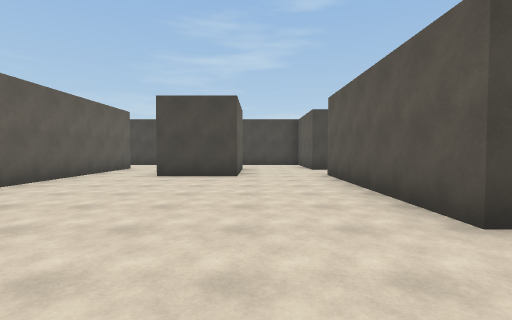
view 1 (above)

24 first-person views from a walk through a scene from a Unity 3-D project. The camera is 1.4 m above the floor, tilts 2° down and sees 85° across. The floor is counted in squares, 2.3 m on a side. Each view is taken from the middle of a square. On the plan, view 1 faces up. The plan holds only what a view shows up to about 9 squares ahead; the rest is blank. The place goes on beyond the plan. The player is left out. Some animated figures are left out. Door leaves are left out, so doorways stand open. Surface patterns are stand-ins for the level's own textures.

view 2
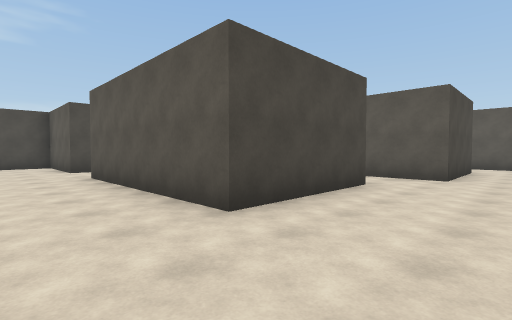

view 3
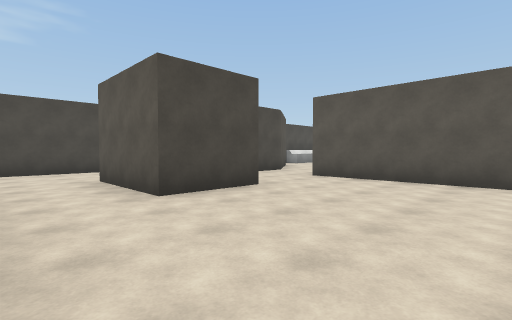

view 4
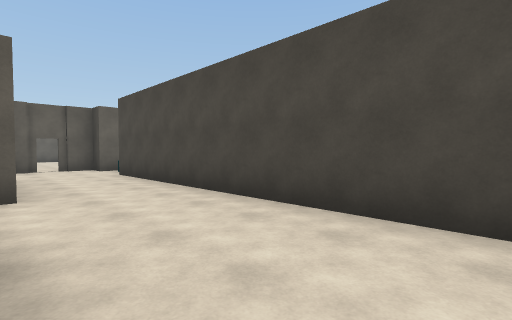

view 5
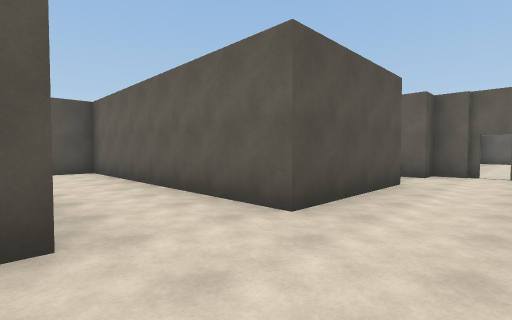

view 6
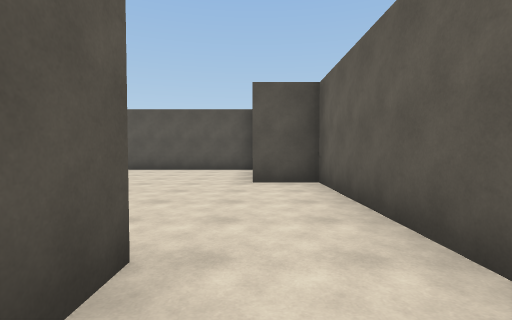

view 7
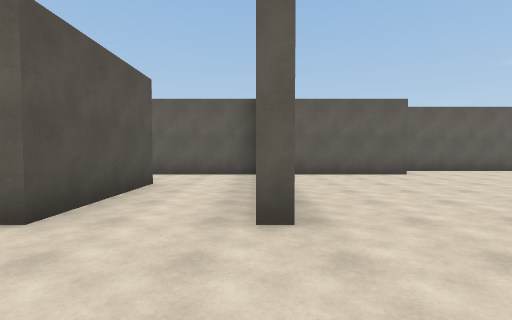

view 8
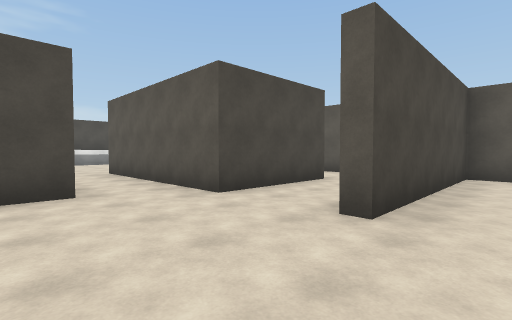

view 9
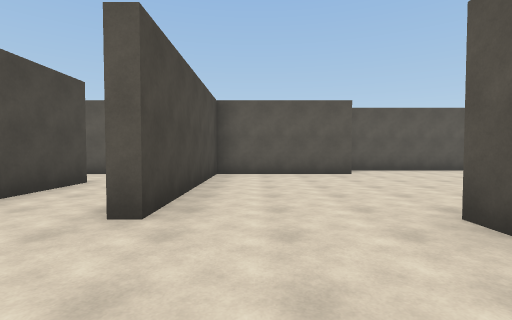

view 10
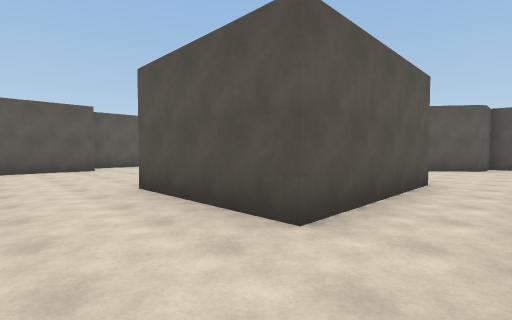

view 11
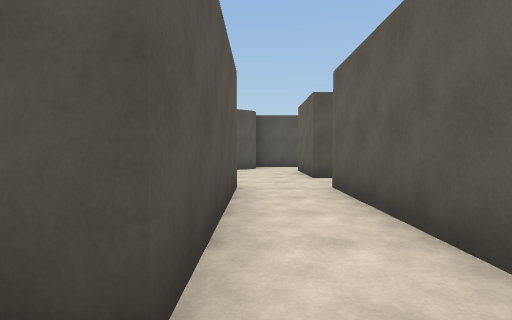

view 12
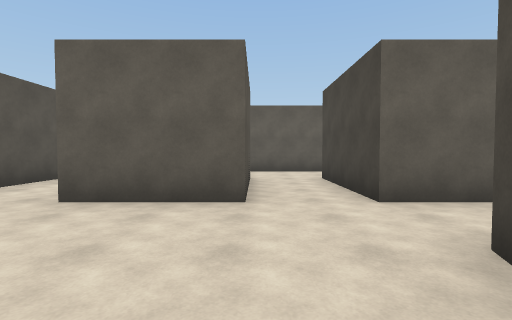

view 13
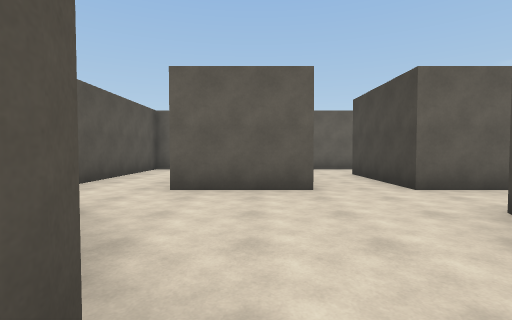

view 14
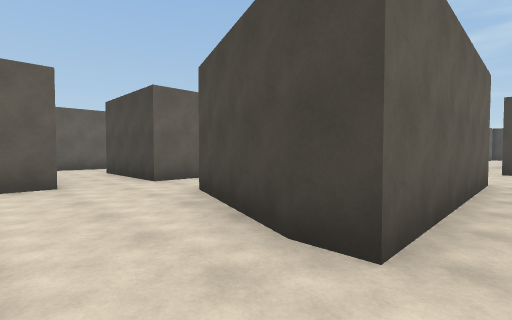

view 15
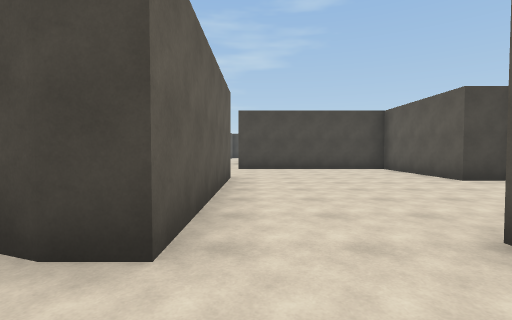

view 16
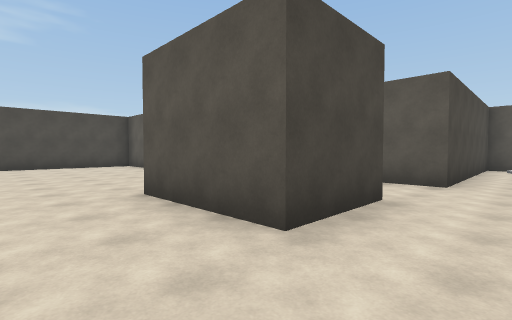

view 17
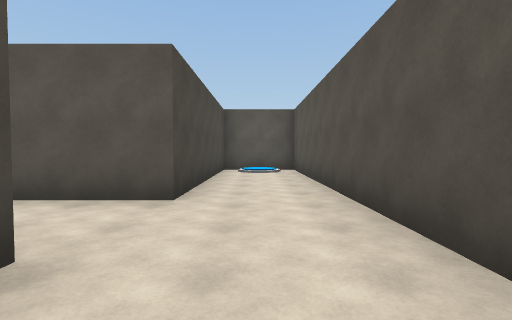

view 18
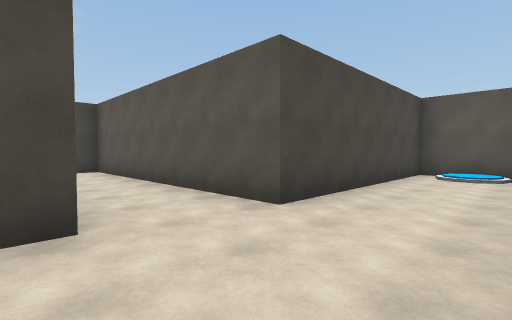

view 19
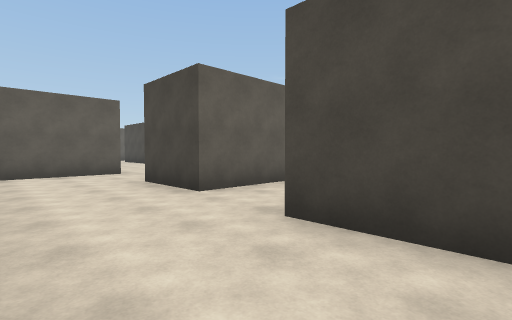

view 20
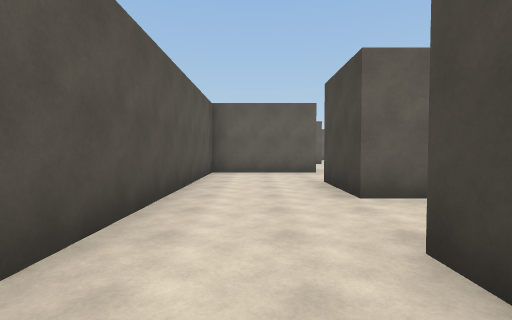

view 21
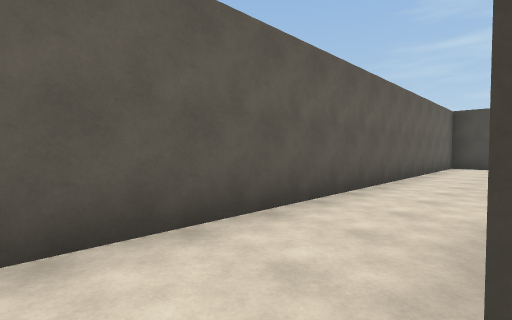

view 22
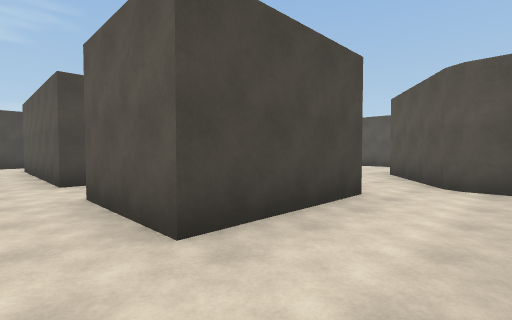

view 23
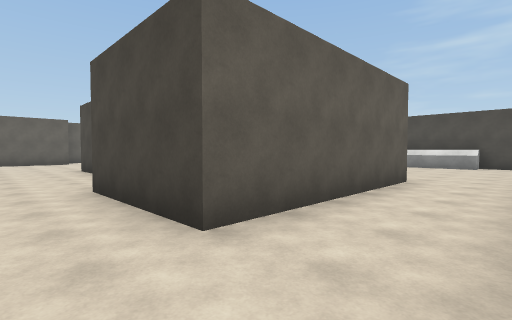

view 24
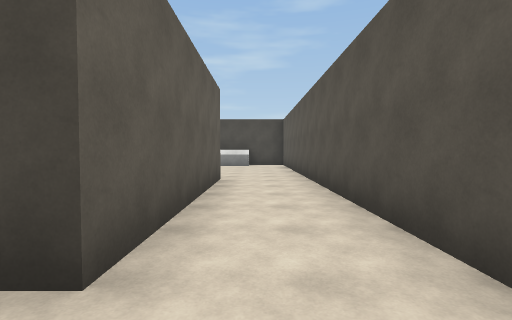

### Floor plan
Points are (right, up) in squares from view 1. A wall is a line through its corners. A room is listed if a view was taken in it or the views show most of it. See-through windows are left out.
Room 1 (views 1, 2, 3, 4, 5, 6)
walls: (-0.4, 6.5) (-2.3, 6.5) (-2.3, 9); (-0.4, 8.9) (-0.4, 6.8); (1.8, 2.1) (1.8, 6.9); (2.8, 8.7) (1.8, 8.7); (-0.5, 11.5) (-7.4, 11.5); (-7.4, 9.3) (-4.2, 9.3) (-4.2, 2.8) (-2.9, 2.8) (-2.9, -0.1); (-3, -0.7) (1, -0.7); (-9.5, 10.2) (-9.5, 9.3) (-8.9, 9.3) (-8.9, 8.8); (-8.9, 12.1) (-8.9, 11.5) (-9.5, 11.5) (-9.5, 10.6)
ways out: opening at (2, 0.5) to room 2; opening at (-1.5, 10.5) to room 7; opening at (0.5, 9) to room 7; opening at (3.5, 7.5); open door at (-9.7, 10.7)
Room 2 (views 7, 8, 9, 10, 11, 23, 24)
walls: (7.4, -1) (6.4, -1) (6.4, -0.6); (5, 2.1) (1.8, 2.1); (11.1, 0.4) (11.1, 5.6); (9.3, 6) (9.3, 1.2) (6.4, 1.2) (6.4, 5.9); (3.3, -3.8) (6.4, -3.8)
ways out: opening at (2, 0.5) to room 1; opening at (2.5, -3.5) to room 3; opening at (6.5, -2.5) to room 4; opening at (1, -2) to room 6; opening at (6, 5); opening at (10.5, 5)
Room 3 (views 12, 13)
walls: (-1.1, -9.1) (1.7, -9.1) (1.7, -11.3); (3.1, -12) (5.3, -10.4); (6.4, -8.5) (5.8, -8.5) (3.3, -7.6) (3.3, -3.8); (1.7, -2.9) (1.7, -7.6) (-1.1, -7.6) (-1.1, -2.9); (-2.9, -2.5) (-2.9, -9.5)
ways out: opening at (2.5, -3.5) to room 2; opening at (5.5, -9.5) to room 4; opening at (-2, -10.5) to room 5; opening at (2, -12) to room 5; opening at (-2, -2) to room 6
Room 4 (views 14, 15, 16, 17, 18, 19, 20)
walls: (10.5, -8.6) (10.5, -10.7) (8.6, -10.7) (8.6, -8.1); (6.4, -10.4) (6.4, -13.2) (17.7, -13.2) (17.7, -11) (12.4, -11) (12.4, -4.4) (11.1, -4.4) (11.1, -1) (7.4, -1); (6.4, -3.8) (6.4, -8.5)
ways out: opening at (6.5, -2.5) to room 2; opening at (5.5, -9.5) to room 3
Room 5 (views 21, 22)
walls: (1.7, -11.3) (-1.1, -11.3) (-1.1, -9.1); (-2.9, -9.5) (-2.9, -13.2) (3, -13.2) (3, -12.3) (3.1, -12)
ways out: opening at (-2, -10.5) to room 3; opening at (2, -12) to room 3
Room 6 (no view inside)
walls: (-1.1, -2.9) (1.7, -2.9); (-1.2, -1) (-2.9, -1) (-2.9, -2.5)
ways out: opening at (1, -2) to room 2; opening at (-2, -2) to room 3
Room 7 (no view inside)
walls: (1.2, 11.5) (-0.5, 11.5); (1.8, 8.7) (1.8, 11)
ways out: opening at (-1.5, 10.5) to room 1; opening at (0.5, 9) to room 1

Positions as (right, up) in squares from view 1, and headings:
1: (0, 0), facing up
2: (0, 0), facing up-right
3: (-4, 3), facing up-right
4: (0, 9), facing up-left
5: (-2, 11), facing down-left
6: (-3, 8), facing down
7: (4, -1), facing left
8: (4, -2), facing up-right
9: (4, -2), facing right
10: (2, -2), facing down-right
11: (3, -3), facing down
12: (5, -9), facing left
13: (6, -10), facing left
14: (7, -10), facing up-left
15: (7, -10), facing up
16: (7, -12), facing up-right
17: (9, -12), facing right
18: (10, -13), facing up-right
19: (14, -13), facing up-left
20: (14, -12), facing left
21: (-1, -12), facing up-left
22: (-2, -13), facing up-right
23: (11, 0), facing up-left
24: (10, 0), facing up
